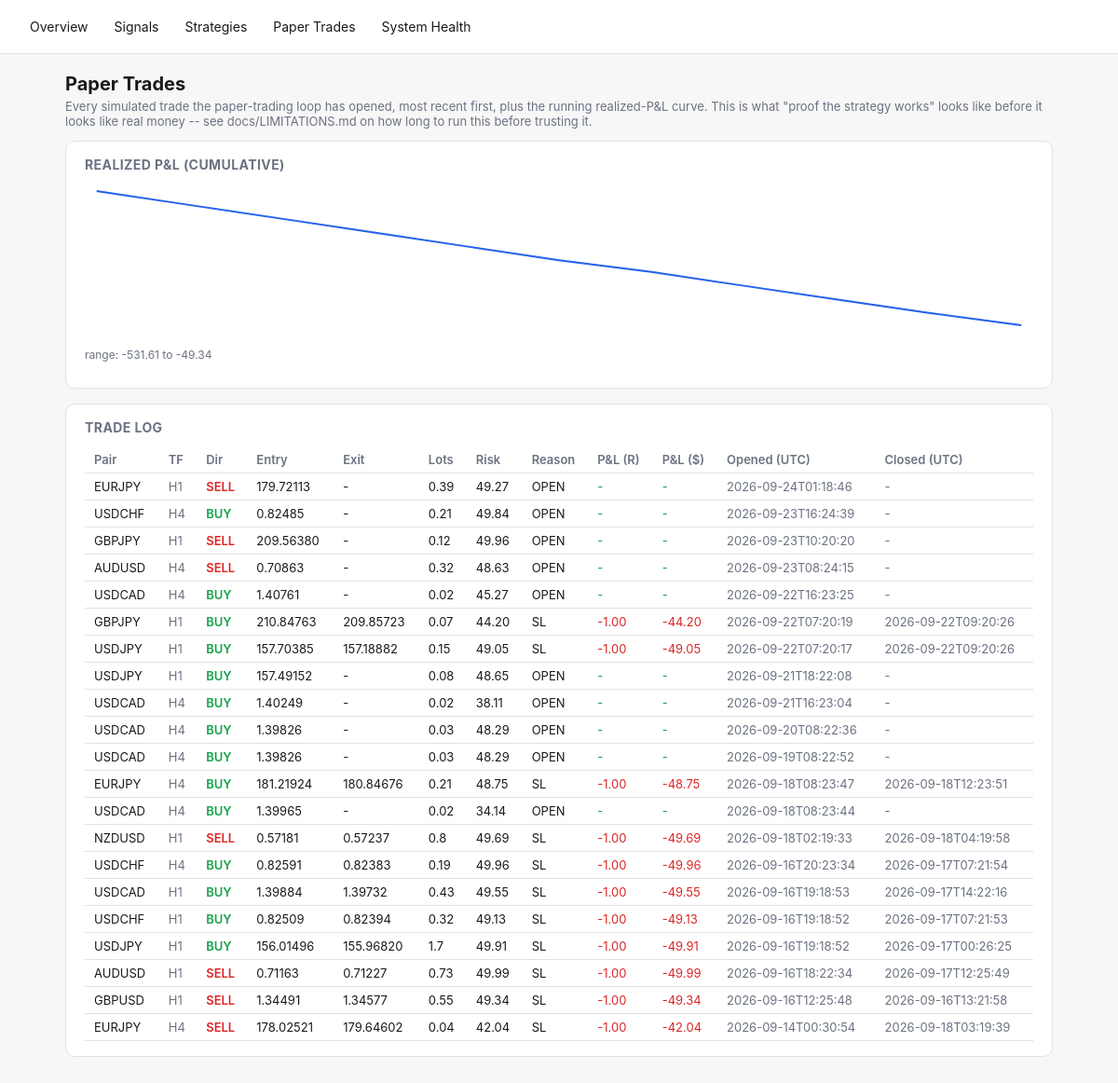
Screenshot of /paper-trades with the database file from the repository.
### tables this page shows
CREATE TABLE paper_trades (
    id INTEGER PRIMARY KEY AUTOINCREMENT,
    signal_id TEXT REFERENCES signals(id),
    pair TEXT NOT NULL,
    direction TEXT NOT NULL,
    entry_time TEXT NOT NULL,
    entry_price REAL NOT NULL,
    stop_loss REAL NOT NULL,
    take_profit REAL NOT NULL,
    lots REAL,                 -- position size at entry (fx_engine.position_sizing), if it could be computed
    risk_amount REAL,          -- dollar amount risked at entry, lots * stop_distance * pip_value
    exit_time TEXT,
    exit_price REAL,
    exit_reason TEXT,
    pnl_r REAL,
    pnl_amount REAL,           -- real dollar P&L = pnl_r * risk_amount (NULL if risk_amount unknown)
    created_at TEXT NOT NULL
, timeframe TEXT NOT NULL DEFAULT 'H4');

### fx_engine/dashboard.py (the view)
    @app.route("/paper-trades")
    def paper_trades_page():
        d = get_db()
        curve = d.paper_equity_curve()
        return render_template(
            "paper_trades.html", trades=d.recent_paper_trades(limit=200), curve=curve,
            svg_points=_equity_curve_svg_points(curve),
            curve_min=min((p["cumulative"] for p in curve), default=0.0),
            curve_max=max((p["cumulative"] for p in curve), default=0.0),
        )

### fx_engine/dashboard.py (called while the page is built)
def _equity_curve_svg_points(curve: list[dict], width: int = 640, height: int = 160, pad: int = 8) -> str:
    if len(curve) < 2:
        return ""
    values = [p["cumulative"] for p in curve]
    lo, hi = min(values), max(values)
    span = (hi - lo) or 1.0
    n = len(values)
    points = []
    for i, v in enumerate(values):
        x = pad + (i / (n - 1)) * (width - 2 * pad)
        y = pad + (1 - (v - lo) / span) * (height - 2 * pad)
        points.append(f"{x:.1f},{y:.1f}")
    return " ".join(points)

### fx_engine/db.py (called while the page is built)
    @contextmanager
    def _conn(self):
        conn = sqlite3.connect(self.path)
        conn.row_factory = sqlite3.Row
        try:
            yield conn
            conn.commit()
        finally:
            conn.close()

    def recent_paper_trades(self, limit: int = 100) -> list[dict]:
        with self._conn() as conn:
            rows = conn.execute(
                "SELECT * FROM paper_trades ORDER BY created_at DESC LIMIT ?", (limit,),
            ).fetchall()
        return [dict(r) for r in rows]

    def paper_equity_curve(self) -> list[dict]:
        with self._conn() as conn:
            rows = conn.execute(
                """SELECT exit_time, pnl_amount FROM paper_trades
                   WHERE exit_time IS NOT NULL AND pnl_amount IS NOT NULL
                   ORDER BY exit_time ASC"""
            ).fetchall()
        cumulative = 0.0
        curve = []
        for r in rows:
            cumulative += r["pnl_amount"]
            curve.append({"exit_time": r["exit_time"], "pnl_amount": r["pnl_amount"], "cumulative": cumulative})
        return curve

### fx_engine/templates/paper_trades.html (shortened to what this page needs)
{% extends "base.html" %}
{% block content %}
<h1>Paper Trades</h1>
<p class="lede">Every simulated trade the paper-trading loop has opened, most recent first, plus the running
realized-P&amp;L curve. This is what "proof the strategy works" looks like before it looks like real money -- see
docs/LIMITATIONS.md on how long to run this before trusting it.</p>
<div class="card">
  <h2>Realized P&amp;L (cumulative)</h2>
  {% if svg_points %}
  <svg viewBox="0 0 640 160" width="100%" height="160" preserveAspectRatio="none">
    <polyline points="{{ svg_points }}" fill="none" stroke="var(--accent)" stroke-width="2" />
  </svg>
  <p class="muted" style="font-size:12px;">range: {{ "%.2f"|format(curve_min) }} to {{ "%.2f"|format(curve_max) }}</p>
  {% else %}
  <p class="muted">Not enough closed trades yet for a curve (need at least 2).</p>
  {% endif %}
</div>
<div class="card">
  <h2>Trade Log</h2>
  <div class="overflow">
  <table>
    <tr>
      <th>Pair</th><th>TF</th><th>Dir</th><th>Entry</th><th>Exit</th><th>Lots</th><th>Risk</th>
      <th>Reason</th><th>P&amp;L (R)</th><th>P&amp;L ($)</th><th>Opened (UTC)</th><th>Closed (UTC)</th>
    </tr>
    {% for t in trades %}
    <tr>
      <td>{{ t.pair }}</td>
      <td class="muted">{{ t.timeframe or "H4" }}</td>
      <td class="{{ 'buy' if t.direction=='BUY' else 'sell' }}">{{ t.direction }}</td>
      <td>{{ "%.5f"|format(t.entry_price) }}</td>
      <td>{{ "%.5f"|format(t.exit_price) if t.exit_price is not none else "-" }}</td>
      <td>{{ t.lots if t.lots is not none else "-" }}</td>
      <td>{{ "%.2f"|format(t.risk_amount) if t.risk_amount is not none else "-" }}</td>
      <td>{{ t.exit_reason or "OPEN" }}</td>
      <td style="color:{{ 'var(--green)' if (t.pnl_r or 0) >= 0 else 'var(--red)' }}">
        {{ "%.2f"|format(t.pnl_r) if t.pnl_r is not none else "-" }}
      </td>
      <td style="color:{{ 'var(--green)' if (t.pnl_amount or 0) >= 0 else 'var(--red)' }}">
        {{ "%.2f"|format(t.pnl_amount) if t.pnl_amount is not none else "-" }}
      </td>
      <td class="muted">{{ t.entry_time[:19] }}</td>
      <td class="muted">{{ t.exit_time[:19] if t.exit_time else "-" }}</td>
    </tr>
    {% else %}
    <tr><td colspan="12" class="muted">No paper trades yet -- run `python -m fx_engine.main paper --once`.</td></tr>
    {% endfor %}
  </table>
  </div>
</div>
{% endblock %}

### fx_engine/templates/base.html (style rules this page uses)
:root { --bg:#f7f7f8; --fg:#1a1a1a; --card:#ffffff; --border:#e2e2e5; --accent:#2563eb; --green:#16a34a; --red:#dc2626; --amber:#d97706; --muted:#6b7280; }
* { box-sizing: border-box; }
body { margin:0; font-family:-apple-system,BlinkMacSystemFont,"Segoe UI",sans-serif; background:var(--bg); color:var(--fg); }
.card { background:var(--card); border:1px solid var(--border); border-radius:10px; padding:16px 20px; margin-bottom:16px; }
table { width:100%; border-collapse:collapse; font-size:13px; }
th, td { text-align:left; padding:6px 10px; border-bottom:1px solid var(--border); white-space:nowrap; }
th { color:var(--muted); font-weight:600; }
.buy { color:var(--green); font-weight:600; }
.sell { color:var(--red); font-weight:600; }
.muted { color:var(--muted); }
h1 { font-size:20px; margin:0 0 4px; }
h2 { font-size:14px; margin:0 0 12px; color:var(--muted); text-transform:uppercase; letter-spacing:.03em; }
p.lede { color:var(--muted); font-size:13px; margin-top:0; }
.overflow { overflow-x:auto; }

### rows the page displays
paper_trades: pair "EURJPY", timeframe "H1", direction "SELL", entry_price "179.72113", exit_price "-", lots "0.39", risk_amount "49.27", exit_reason "OPEN", pnl_r "-", pnl_amount "-", entry_time "2026-09-24T01:18:46", exit_time "-"
paper_trades: pair "USDCHF", timeframe "H4", direction "BUY", entry_price "0.82485", exit_price "-", lots "0.21", risk_amount "49.84", exit_reason "OPEN", pnl_r "-", pnl_amount "-", entry_time "2026-09-23T16:24:39", exit_time "-"
paper_trades: pair "GBPJPY", timeframe "H1", direction "SELL", entry_price "209.56380", exit_price "-", lots "0.12", risk_amount "49.96", exit_reason "OPEN", pnl_r "-", pnl_amount "-", entry_time "2026-09-23T10:20:20", exit_time "-"
paper_trades: pair "AUDUSD", timeframe "H4", direction "SELL", entry_price "0.70863", exit_price "-", lots "0.32", risk_amount "48.63", exit_reason "OPEN", pnl_r "-", pnl_amount "-", entry_time "2026-09-23T08:24:15", exit_time "-"
paper_trades: pair "USDCAD", timeframe "H4", direction "BUY", entry_price "1.40761", exit_price "-", lots "0.02", risk_amount "45.27", exit_reason "OPEN", pnl_r "-", pnl_amount "-", entry_time "2026-09-22T16:23:25", exit_time "-"
paper_trades: pair "GBPJPY", timeframe "H1", direction "BUY", entry_price "210.84763", exit_price "209.85723", lots "0.07", risk_amount "44.20", exit_reason "SL", pnl_r "-1.00", pnl_amount "-44.20", entry_time "2026-09-22T07:20:19", exit_time "2026-09-22T09:20:26"
paper_trades: pair "USDJPY", timeframe "H1", direction "BUY", entry_price "157.70385", exit_price "157.18882", lots "0.15", risk_amount "49.05", exit_reason "SL", pnl_r "-1.00", pnl_amount "-49.05", entry_time "2026-09-22T07:20:17", exit_time "2026-09-22T09:20:26"
paper_trades: pair "USDJPY", timeframe "H1", direction "BUY", entry_price "157.49152", exit_price "-", lots "0.08", risk_amount "48.65", exit_reason "OPEN", pnl_r "-", pnl_amount "-", entry_time "2026-09-21T18:22:08", exit_time "-"
paper_trades: pair "USDCAD", timeframe "H4", direction "BUY", entry_price "1.40249", exit_price "-", lots "0.02", risk_amount "38.11", exit_reason "OPEN", pnl_r "-", pnl_amount "-", entry_time "2026-09-21T16:23:04", exit_time "-"
paper_trades: pair "USDCAD", timeframe "H4", direction "BUY", entry_price "1.39826", exit_price "-", lots "0.03", risk_amount "48.29", exit_reason "OPEN", pnl_r "-", pnl_amount "-", entry_time "2026-09-20T08:22:36", exit_time "-"
paper_trades: pair "USDCAD", timeframe "H4", direction "BUY", entry_price "1.39826", exit_price "-", lots "0.03", risk_amount "48.29", exit_reason "OPEN", pnl_r "-", pnl_amount "-", entry_time "2026-09-19T08:22:52", exit_time "-"
paper_trades: pair "EURJPY", timeframe "H4", direction "BUY", entry_price "181.21924", exit_price "180.84676", lots "0.21", risk_amount "48.75", exit_reason "SL", pnl_r "-1.00", pnl_amount "-48.75", entry_time "2026-09-18T08:23:47", exit_time "2026-09-18T12:23:51"
paper_trades: pair "USDCAD", timeframe "H4", direction "BUY", entry_price "1.39965", exit_price "-", lots "0.02", risk_amount "34.14", exit_reason "OPEN", pnl_r "-", pnl_amount "-", entry_time "2026-09-18T08:23:44", exit_time "-"
paper_trades: pair "NZDUSD", timeframe "H1", direction "SELL", entry_price "0.57181", exit_price "0.57237", lots "0.8", risk_amount "49.69", exit_reason "SL", pnl_r "-1.00", pnl_amount "-49.69", entry_time "2026-09-18T02:19:33", exit_time "2026-09-18T04:19:58"
paper_trades: pair "USDCHF", timeframe "H4", direction "BUY", entry_price "0.82591", exit_price "0.82383", lots "0.19", risk_amount "49.96", exit_reason "SL", pnl_r "-1.00", pnl_amount "-49.96", entry_time "2026-09-16T20:23:34", exit_time "2026-09-17T07:21:54"
paper_trades: pair "USDCAD", timeframe "H1", direction "BUY", entry_price "1.39884", exit_price "1.39732", lots "0.43", risk_amount "49.55", exit_reason "SL", pnl_r "-1.00", pnl_amount "-49.55", entry_time "2026-09-16T19:18:53", exit_time "2026-09-17T14:22:16"
paper_trades: pair "USDCHF", timeframe "H1", direction "BUY", entry_price "0.82509", exit_price "0.82394", lots "0.32", risk_amount "49.13", exit_reason "SL", pnl_r "-1.00", pnl_amount "-49.13", entry_time "2026-09-16T19:18:52", exit_time "2026-09-17T07:21:53"
paper_trades: pair "USDJPY", timeframe "H1", direction "BUY", entry_price "156.01496", exit_price "155.96820", lots "1.7", risk_amount "49.91", exit_reason "SL", pnl_r "-1.00", pnl_amount "-49.91", entry_time "2026-09-16T19:18:52", exit_time "2026-09-17T00:26:25"
paper_trades: pair "AUDUSD", timeframe "H1", direction "SELL", entry_price "0.71163", exit_price "0.71227", lots "0.73", risk_amount "49.99", exit_reason "SL", pnl_r "-1.00", pnl_amount "-49.99", entry_time "2026-09-16T18:22:34", exit_time "2026-09-17T12:25:49"
paper_trades: pair "GBPUSD", timeframe "H1", direction "SELL", entry_price "1.34491", exit_price "1.34577", lots "0.55", risk_amount "49.34", exit_reason "SL", pnl_r "-1.00", pnl_amount "-49.34", entry_time "2026-09-16T12:25:48", exit_time "2026-09-16T13:21:58"
paper_trades: pair "EURJPY", timeframe "H4", direction "SELL", entry_price "178.02521", exit_price "179.64602", lots "0.04", risk_amount "42.04", exit_reason "SL", pnl_r "-1.00", pnl_amount "-42.04", entry_time "2026-09-14T00:30:54", exit_time "2026-09-18T03:19:39"

### other values shown
{{ "%.2f"|format(curve_min) }} "-531.61"
{{ "%.2f"|format(curve_max) }} "-49.34"
